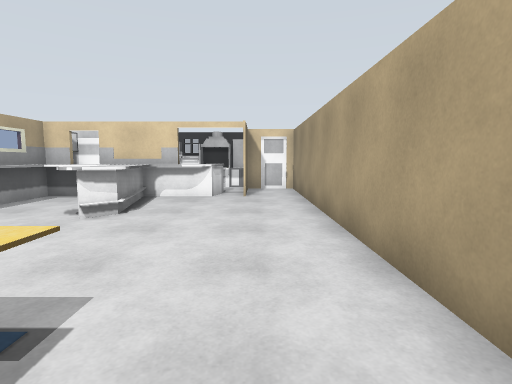
View 1 (above)

12 first-person views from a walk through a Gazebo world. The camera is 1.3 m above the floor, tilts 6° down and sees 80° across. The floor is counted in squares, 1 m on a side. Each view is taken from the middle of a square. On the plan, view 1 faces up. The plan holds only what a view shows up to about 14 squares ahead; the rest is blank.

View 2
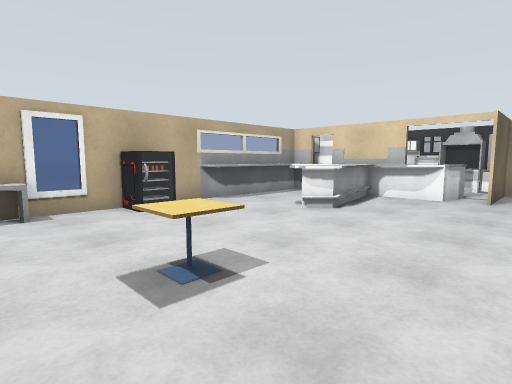

View 3
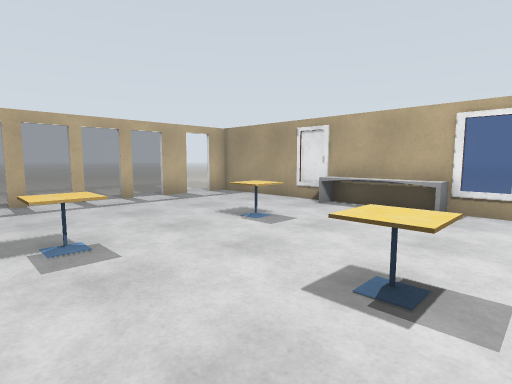

View 4
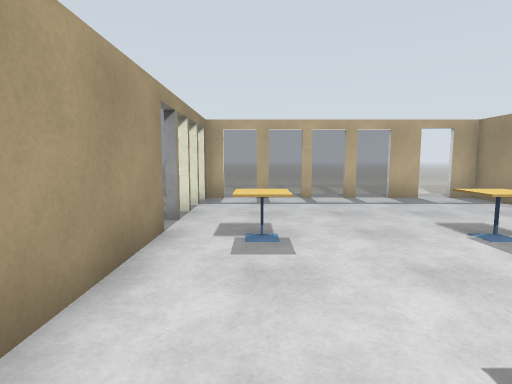

View 5
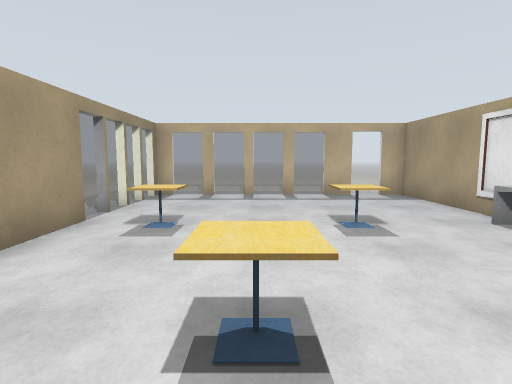

View 6
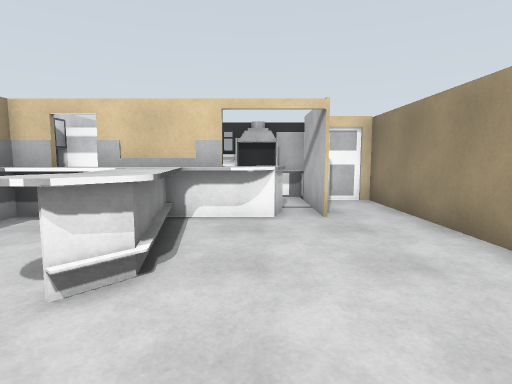

View 7
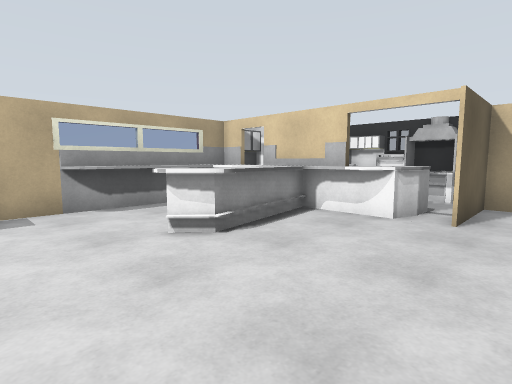

View 8
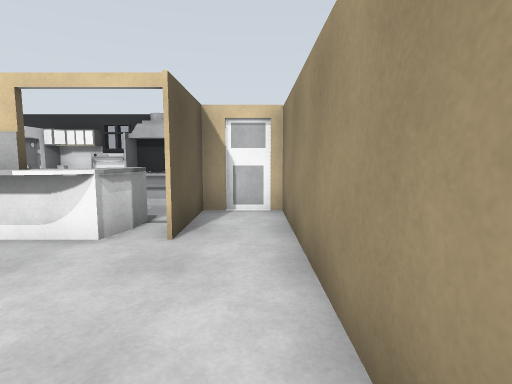

View 9
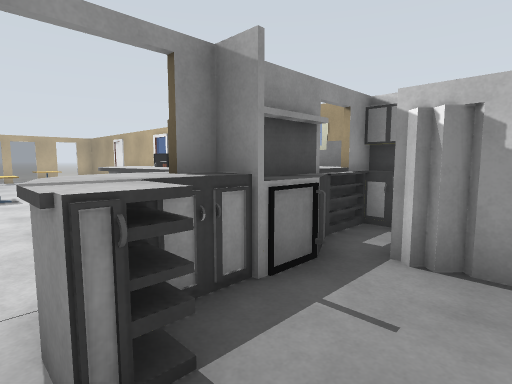

View 10
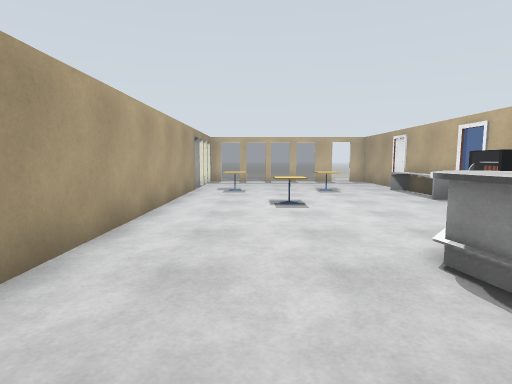

View 11
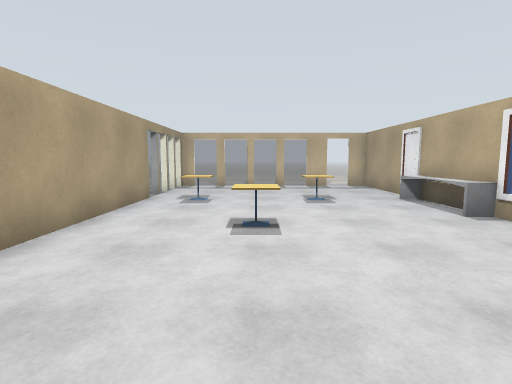

View 12
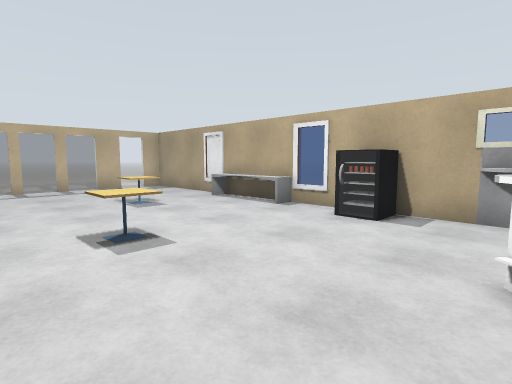

### Floor plan
Key: @ floor where view 1 was taken; # wall or solid block; . main floor; - floor 0.25 m lower than the main floor; = window, fence, low wall or low ledge; T cafe table.
Columns run from 8 left of view 1 to 4 right of it. Each row starts with its distance up from view 1.
 15    ######
 14    #....###
 13  ###....#.#
 12  ###=.=.#.#
 11  #####=.#.#
 10  ###=.....#
  9  #..=.....#
  8  #..##....#
  7  #..##....#
  6 ##........#
  5 #.........#
  4 #=........#
  3 #.........#
  2 ==....T...#
  1  #........#
  0  #......@.#
 -1  #........#
 -2 ##..T...T.#
 -3 #.........=
 -4 #.........=
 -5 #.........=
 -6 #.........=--
 -7 ##.#======#
 -8  .........
 -9     ----

Where each view was taken, in squares from view 1:
view 1: 0 up, 0 right, facing up
view 2: 0 up, 1 right, facing up-left
view 3: 3 up, 1 right, facing down-left
view 4: 3 up, 0 right, facing down
view 5: 4 up, 2 left, facing down
view 6: 4 up, 2 left, facing up
view 7: 4 up, 1 right, facing up-left
view 8: 6 up, 1 right, facing up
view 9: 14 up, 1 left, facing down-left
view 10: 11 up, 1 left, facing down
view 11: 8 up, 2 left, facing down
view 12: 7 up, 0 right, facing down-left
